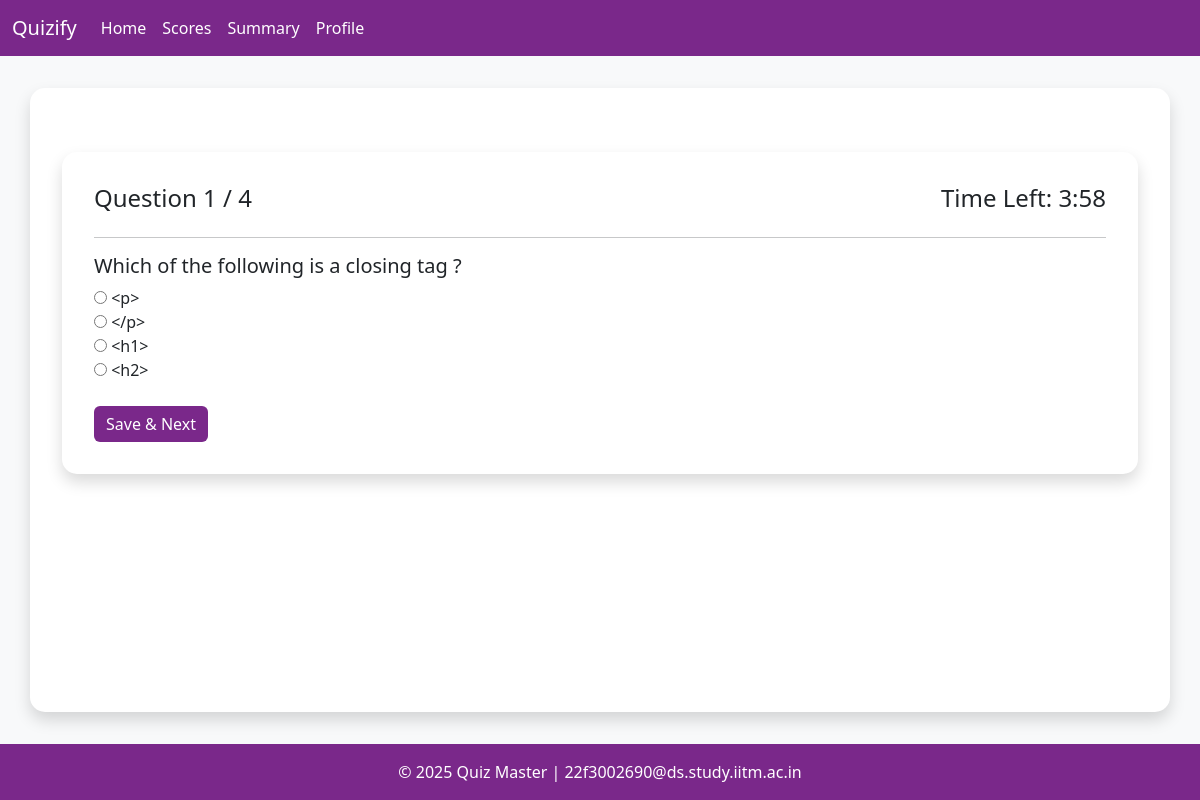
Page /user/start_quiz/1 (signed in) on the committed database.
### models/models.py (models this page shows)
class Questions(db.Model):
    id = db.Column(db.Integer, primary_key=True)
    quiz_id = db.Column(db.Integer, db.ForeignKey('quiz.id'), nullable=False)
    question_heading = db.Column(db.String(255), nullable=False)
    question_statement = db.Column(db.Text, nullable=False)
    option1 = db.Column(db.String(255), nullable=False)
    option2 = db.Column(db.String(255), nullable=False)
    option3 = db.Column(db.String(255), nullable=True)
    option4 = db.Column(db.String(255), nullable=True)
    correct_option = db.Column(db.Integer, nullable=False)

### controllers/routes.py (the view)
@app.route('/user/start_quiz/<int:quiz_id>', methods=['GET', 'POST'])
@auth_required
def start_quiz(quiz_id):
    user_id = session.get('user_id')
    quiz = Quiz.query.get_or_404(quiz_id)
    questions = Questions.query.filter_by(quiz_id=quiz.id).all()
    if not questions:
        flash("No questions available for this quiz!", "warning")
        return redirect(url_for('index'))
    return render_template('user/start_quiz.html',
                         quiz=quiz,
                         questions=questions,
                         total_questions=len(questions),
                         time_duration=quiz.time_duration)

### controllers/routes.py (called while the page is built)
def auth_required(func):
    @wraps(func)
    def inner(*args, **kwargs):
        if 'user_id' in session:
            return func(*args, **kwargs)
        else:
            flash('Please login to continue')
            return redirect(url_for('login'))
    return inner

### templates/user/start_quiz.html (shortened to what this page needs)
{% extends 'layout.html' %} {% block title %}Attempt Quiz{% endblock %} {% block
content %}
<div class="container">
  <div class="d-flex justify-content-between">
    <h4>
      Question <span id="question-number">1</span> / {{ total_questions }}
    </h4>
    <h4>Time Left: <span id="timer"></span></h4>
  </div>
  <hr />
  <form
    id="quiz-form"
    action="{{ url_for('submit_quiz', quiz_id=quiz.id) }}"
    method="post"
  >
    <div id="question-container">
      {% for question in questions %}
      <div
        class="question"
        id="question-{{ loop.index0 }}"
        data-question-id="{{ question.id }}"
        style="display: {% if loop.index0 == 0 %}block{% else %}none{% endif %}"
      >
        <h5>{{ question.question_statement }}</h5>
        <div class="options">
          <label>
            <input type="radio" name="question_{{ question.id }}" value="1" />
            {{ question.option1 }} </label
          ><br />
          <label>
            <input type="radio" name="question_{{ question.id }}" value="2" />
            {{ question.option2 }} </label
          ><br />
          {% if question.option3 %}
          <label>
            <input type="radio" name="question_{{ question.id }}" value="3" />
            {{ question.option3 }} </label
          ><br />
          {% endif %} {% if question.option4 %}
          <label>
            <input type="radio" name="question_{{ question.id }}" value="4" />
            {{ question.option4 }} </label
          ><br />
          {% endif %}
        </div>
      </div>
      {% endfor %}
    </div>
    <div class="mt-4">
      <button type="button" id="next-button" class="btn btn-purple">
        Save & Next
      </button>
    </div>
  </form>
</div>
{% endblock %}

### templates/layout.html (style rules this page uses)
:root { --purple-primary: #7a288a; --purple-secondary: #5c1a7d; }
body { background-color: #f8f9fa; min-height: 100vh; display: flex; flex-direction: column; }
.container { background-color: white; padding: 2rem; border-radius: 15px; box-shadow: 0 0.5rem 1rem rgba(0, 0, 0, 0.15); margin-top: 2rem; flex: 1; }
.btn-purple { background-color: var(--purple-primary); color: white; border: none; }

### rows in the picture
Questions: question_statement "Which of the following is a closing tag ?", option1 "<p>", option2 "</p>", option3 "<h1>", option4 "<h2>"

### other values in the picture
{{ total_questions }} "4"
